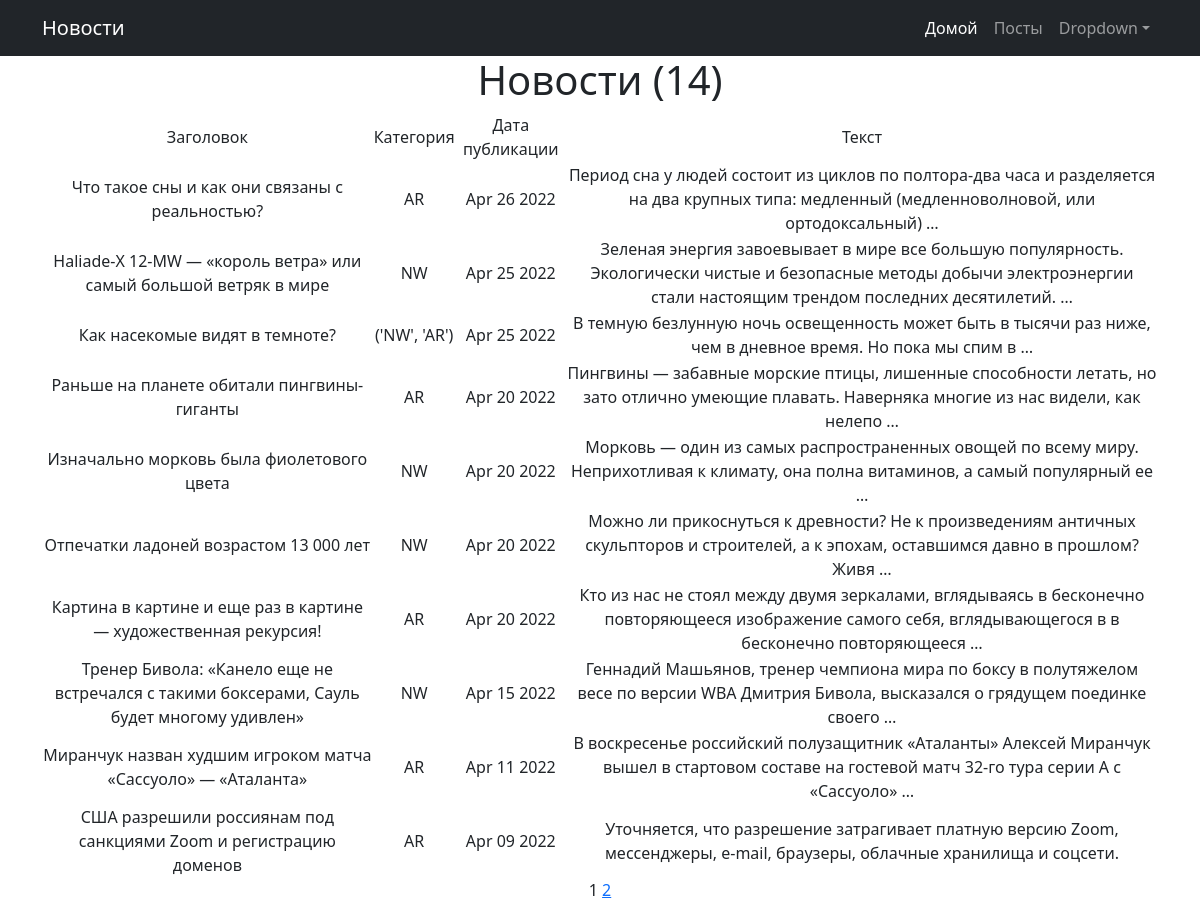
/posts/, run on the app's committed database.
### project_news/models.py (models this page shows, shortened)
class Post(models.Model):
    author = models.ForeignKey(Author, on_delete=models.CASCADE, verbose_name='Автор')
    NEWS = 'NW'
    ARTICLE = 'AR'
    TYPE = (
        (NEWS, 'Новость'),
        (ARTICLE, 'Статья'),
    )
    type = models.CharField(max_length=2, choices=TYPE, default=NEWS, verbose_name='Категория' )
    dateCreation = models.DateTimeField(auto_now_add=True, verbose_name='Опубликовано')
    category = models.ManyToManyField(Category, through='PostCategory')
    title = models.CharField(max_length=128, verbose_name='Заголовок')
    text = models.TextField(null=True, blank=True, verbose_name='Текст')
    rating = models.SmallIntegerField(default=0, verbose_name='Рейтинг')

### project_news/views.py (the view, shortened to what this page needs)
# urls.py: path('', PostsList.as_view(), name='post_list'),
class PostsList(ListView):
    model = Post
    template_name = 'posts.html'
    context_object_name = 'posts'
    queryset = Post.objects.order_by('-dateCreation')
    paginate_by = 10
    form_class = PostForm
    def get_context_data(self, **kwargs):
        context = super().get_context_data(**kwargs)
        context['post_count'] = len(Post.objects.all())
        return context

### project_news/templatetags/custom_filters.py (called while the page is built)
@register.filter()
def censor(value):
   text_censor = ['редиска', 'дурак']
   for i in text_censor:
      if i in value:
         value = value.replace(i, '*')
   return value

### project_news/templatetags/custom_tags.py (called while the page is built)
@register.simple_tag(takes_context=True)
def url_replace(context, **kwargs):
   d = context['request'].GET.copy()
   for k, v in kwargs.items():
       d[k] = v
   return d.urlencode()

### templates/posts.html (shortened to what this page needs)
{% extends 'flatpages/default.html' %}
{% load custom_filters %}
{% load custom_tags %}
{% block content %}
    <h1>Новости ({{ post_count }}) </h1>
    {% if posts %}
        <table>
           <tr>
               <td>Заголовок</td>
               <td>Категория</td>
               <td>Дата публикации</td>
               <td>Текст</td>
           </tr>
            {% for post in posts %}
           <tr>
               <td>{{ post.title|censor }}</td>
               <td>{{ post.type }}</td>
               <td>{{ post.dateCreation|date:'M d Y' }}</td>
               <td>{{ post.text|truncatewords:20|censor }}</td>
           </tr>
            {% endfor %}
       </table>
    {% else %}
        <h2>Статей нет!</h2>
    {% endif %}
   {{ page_obj.number }}
   {% if page_obj.has_next %}
       <a href="?{% url_replace page=page_obj.next_page_number %}">{{ page_obj.next_page_number }}</a>
   {% endif %}
{% endblock content %}

### templates/flatpages/default.html (shortened to what this page needs)
<!DOCTYPE html>
<html lang="en">
    <head>
         {% load static %}
        <link href="{% static 'css/styles.css' %}" rel="stylesheet" />
    </head>
    <body>
        <nav class="navbar navbar-expand-lg navbar-dark bg-dark">
            <div class="container">
                <a class="navbar-brand" href="#">Новости</a>
                <div class="collapse navbar-collapse" id="navbarSupportedContent">
                    <ul class="navbar-nav ms-auto mb-2 mb-lg-0">
                        <li class="nav-item"><a class="nav-link active" aria-current="page" href="#">Домой</a></li>
                        <li class="nav-item"><a class="nav-link" href="#">Посты</a></li>
                        <li class="nav-item dropdown">
                            <a class="nav-link dropdown-toggle" id="navbarDropdown" href="#" role="button" data-bs-toggle="dropdown" aria-expanded="false">Dropdown</a>
                        </li>
                    </ul>
                </div>
            </div>
        </nav>
    </body>
<div class="container">
   <div class="row">
       <div class="col-lg-12 text-center">
           {% block content %}{% endblock content %}
       </div>
   </div>
</div>
</html>

### data on the page
Post: title|censor "Что такое сны и как они связаны с реальностью?", type "AR", dateCreation "Apr 26 2022", text|censor "Период сна у людей состоит из циклов по полтора-два часа и разделяется на два крупных типа: медленный (медленноволновой, или ортодоксальный) …"
Post: title|censor "Haliade-X 12-MW — «король ветра» или самый большой ветряк в мире", type "NW", dateCreation "Apr 25 2022", text|censor "Зеленая энергия завоевывает в мире все большую популярность. Экологически чистые и безопасные методы добычи электроэнергии стали настоящим трендом последних десятилетий. …"
Post: title|censor "Как насекомые видят в темноте?", type "('NW', 'AR')", dateCreation "Apr 25 2022", text|censor "В темную безлунную ночь освещенность может быть в тысячи раз ниже, чем в дневное время. Но пока мы спим в …"
Post: title|censor "Раньше на планете обитали пингвины-гиганты", type "AR", dateCreation "Apr 20 2022", text|censor "Пингвины — забавные морские птицы, лишенные способности летать, но зато отлично умеющие плавать. Наверняка многие из нас видели, как нелепо …"
Post: title|censor "Изначально морковь была фиолетового цвета", type "NW", dateCreation "Apr 20 2022", text|censor "Морковь — один из самых распространенных овощей по всему миру. Неприхотливая к климату, она полна витаминов, а самый популярный ее …"
Post: title|censor "Отпечатки ладоней возрастом 13 000 лет", type "NW", dateCreation "Apr 20 2022", text|censor "Можно ли прикоснуться к древности? Не к произведениям античных скульпторов и строителей, а к эпохам, оставшимся давно в прошлом? Живя …"
Post: title|censor "Картина в картине и еще раз в картине — художественная рекурсия!", type "AR", dateCreation "Apr 20 2022", text|censor "Кто из нас не стоял между двумя зеркалами, вглядываясь в бесконечно повторяющееся изображение самого себя, вглядывающегося в в бесконечно повторяющееся …"
Post: title|censor "Тренер Бивола: «Канело еще не встречался с такими боксерами, Сауль будет многому удивлен»", type "NW", dateCreation "Apr 15 2022", text|censor "Геннадий Машьянов, тренер чемпиона мира по боксу в полутяжелом весе по версии WBA Дмитрия Бивола, высказался о грядущем поединке своего …"
Post: title|censor "Миранчук назван худшим игроком матча «Сассуоло» — «Аталанта»", type "AR", dateCreation "Apr 11 2022", text|censor "В воскресенье российский полузащитник «Аталанты» Алексей Миранчук вышел в стартовом составе на гостевой матч 32-го тура серии А с «Сассуоло» …"
Post: title|censor "США разрешили россиянам под санкциями Zoom и регистрацию доменов", type "AR", dateCreation "Apr 09 2022", text|censor "Уточняется, что разрешение затрагивает платную версию Zoom, мессенджеры, e-mail, браузеры, облачные хранилища и соцсети."

### other printed values
{{ post_count }} "14"
{{ page_obj.number }} "1"
{{ page_obj.next_page_number }} "2"
